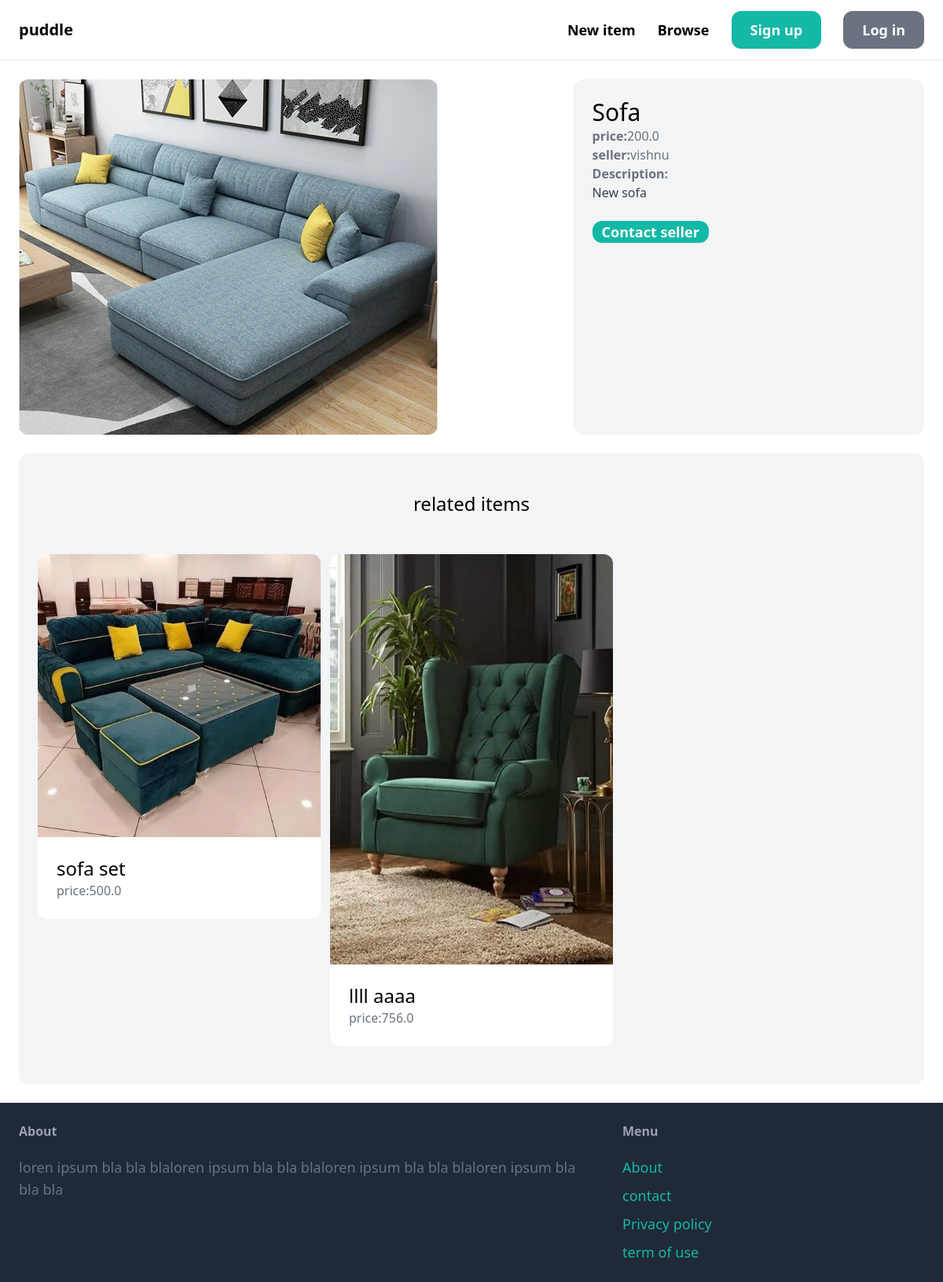
/items/5/, run on the app's committed database.
### item/models.py (models this page shows, shortened)
class Item(models.Model):
     category = models.ForeignKey(Category, related_name='item', on_delete=models.CASCADE)
     name = models.CharField(max_length=255)
     description = models.TextField(blank=True, null=True)
     price = models.FloatField()
     image = models.ImageField(upload_to='item_images', blank=True, null=True)
     is_sold = models.BooleanField(default=False)
     created_by = models.ForeignKey(User, related_name='items', on_delete=models.CASCADE)
     created_at = models.DateTimeField(auto_now_add=True)

### item/views.py (the view)
# urls.py: path('<int:pk>/', views.detail, name='detail'),
def detail(request, pk):
    item = get_object_or_404(Item, pk=pk)
    related_item = Item.objects.filter(category=item.category, is_sold=False).exclude(pk=pk)[0:3]
    return render(request, 'item/detail.html', {
        'item': item,
        'related_item': related_item
    })

### item/templates/item/detail.html (shortened to what this page needs)
{% extends 'core/base.html' %}
{% block content %}
<div class="grid grid-cols-5 gap-6">
    <div class="col-span-3">
        <img src="{{ item.image.url}}" class="rounded-xl" alt="">
    </div>
    <div class="col-span-2 p-6 bg-gray-100 rounded-xl">
        <h1 class="ab-6 text-3xl">{{ item.name }}</h1>
        <p class="text-gray-500"><strong>price:</strong>{{ item.price }}</p>
        <p class="text-gray-500"><strong>seller:</strong>{{ item.created_by.username }}</p>
       {% if item.description %}
            <p class="text-gray-700">
                <strong class="text-gray-500">Description:</strong><br>
                {{ item.description }}
            </p>
        {% endif %}
        {% if request.user == item.created_by %}
            <div class="mt-6 p-6 bg-white rounded-xl">
                <p>This is your item!</p>
                <a href="{% url 'item:edit' item.id %}" class="inline-block mt-6 px-6 py-3 text-lg font-semibold bg-teal-500 text-white rounded-xl">Edit</a>
                <a href="{% url 'item:delete' item.id %}" class="inline-block mt-6 px-6 py-3 text-lg font-semibold bg-red-500 text-white rounded-xl">Delete</a>
            </div>
        {% else %}
            <a href="{% url 'conversation:new' item.id %}" class="inline-block mt-6 px-3 text-lg font-semibold bg-teal-500 text-white rounded-xl hover:bg-teal-700">Contact seller</a>
        {% endif %}
    </div>
</div>
<div class="mt-6 px-6 py-12 bg-gray-100 rounded-xl">
    <h2 class="mb-12 text-2xl text-center">related items</h2>
    <div class="grid grid-cols-3 gap-3">
        {% for item in related_item %}
            <div>
                <a href="{% url 'item:detail' item.id %}">
                    <div>
                        <img src="{{ item.image.url }}" class="rounded-t-xl">
                    </div>
                    <div class="p-6 bg-white rounded-b-xl">
                        <h2 class="text-2xl">{{ item.name }}</h2>
                        <p class="text-gray-500">price:{{ item.price }} </p>
                    </div>
                </a>
            </div>
        {% endfor %}
    </div>
</div>
{% endblock %}

### data on the page
Item: image (picture), name "Sofa", price "200.0", created_by.username "vishnu", description "New sofa"
Item: image (picture), name "sofa set", price "500.0"
Item: image (picture), name "llll aaaa", price "756.0"
